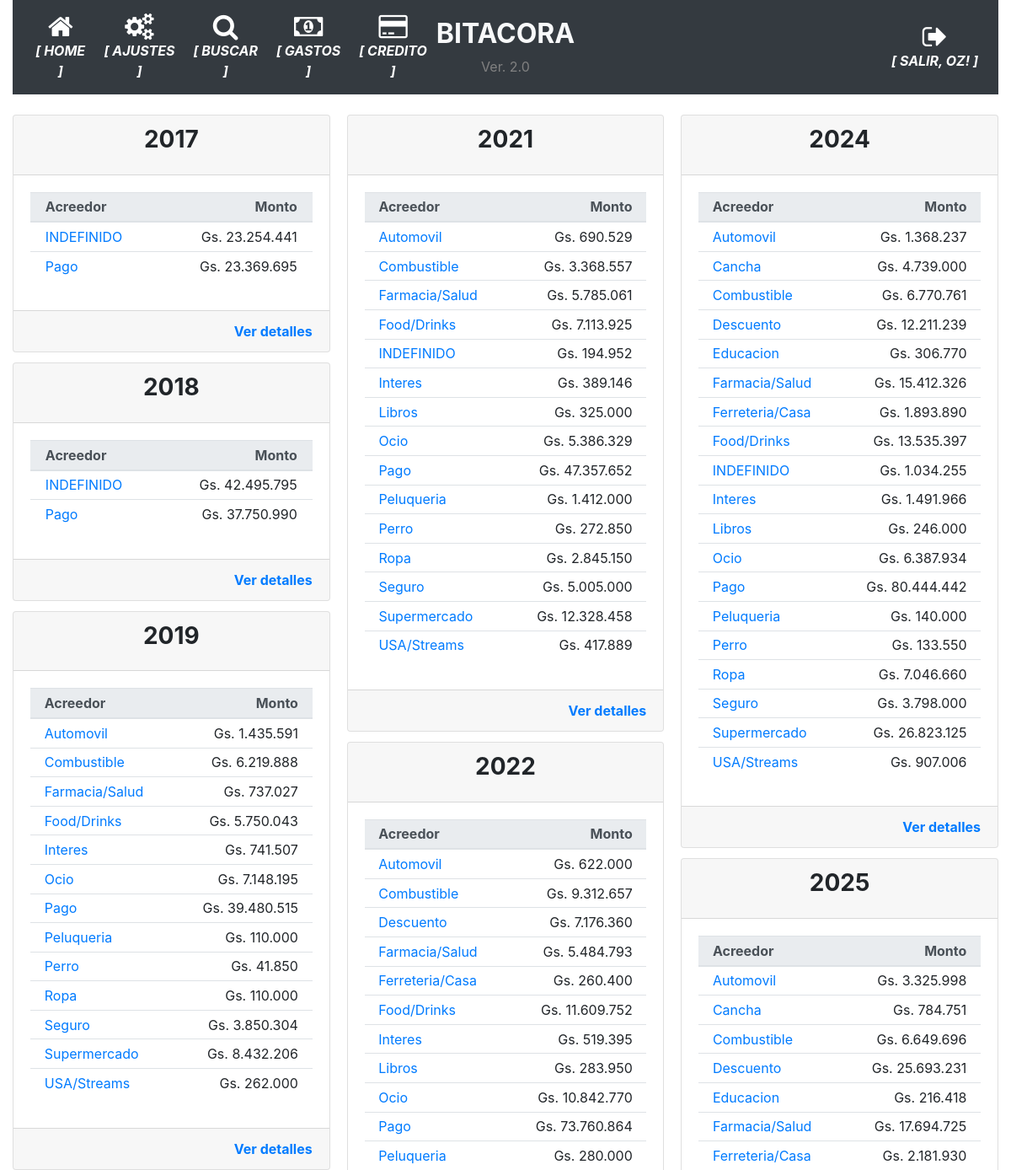
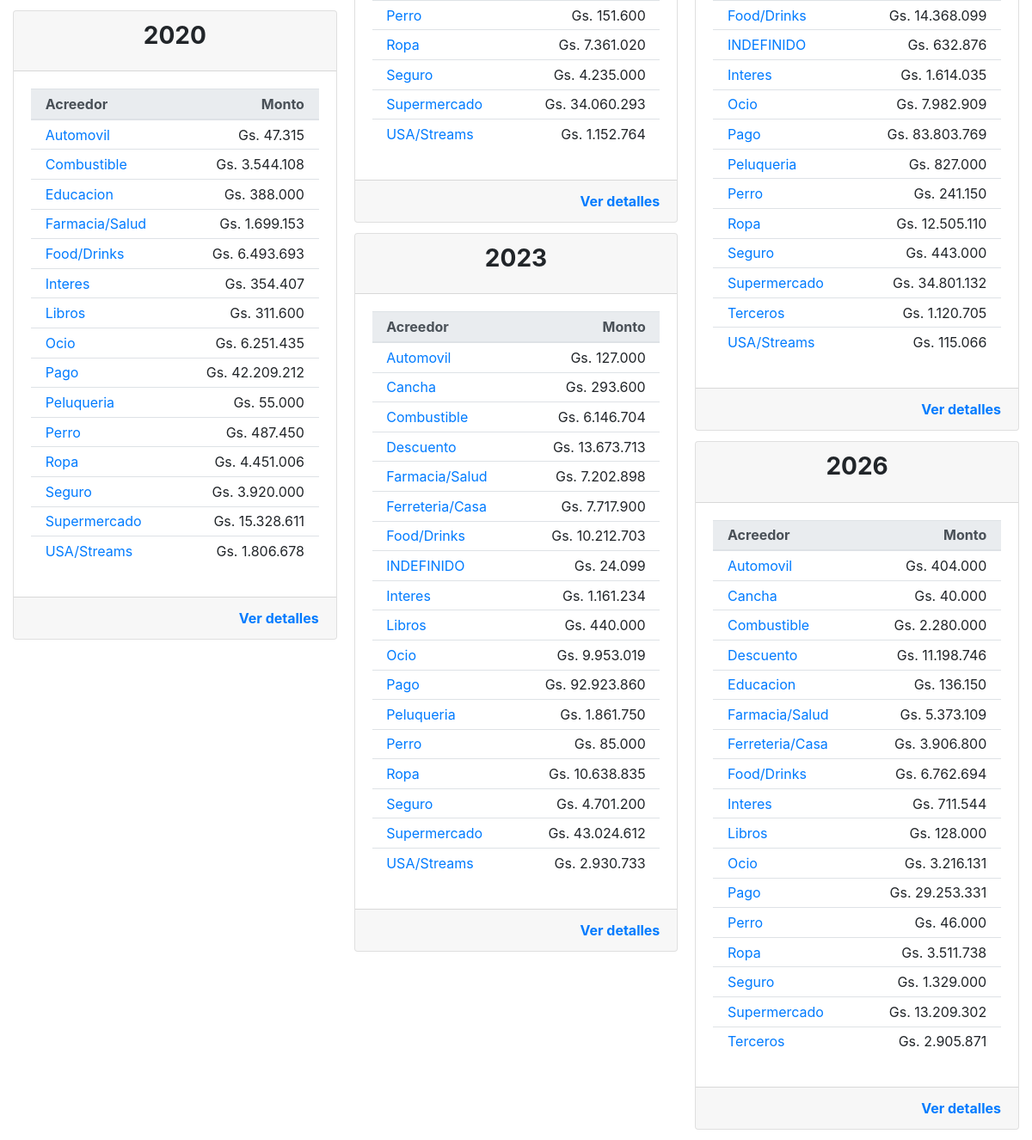
/historial_operacion (signed in), run on the app's committed database (2 pictures, top to bottom).
### app/models.py (models this page shows, shortened)
class User(UserMixin, db.Model):
    id = db.Column(db.Integer, primary_key=True)
    username = db.Column(db.String(64), index=True, unique=True)
    email = db.Column(db.String(120), index=True, unique=True)
    password_hash = db.Column(db.String(128))
    perfil = db.Column(db.String(128))

class TiposMovimiento(db.Model):
    __tablename__='tipos_movimiento'
    id = db.Column(db.Integer, primary_key=True)
    tipo = db.Column(db.String(100), nullable=False)

### app/routes.py (the view)
@app.route('/historial_operacion', methods=['GET', 'POST'])
@login_required
def historial_operacion():
    operaciones=[]
    for movimiento in db.session.query(func.strftime("%Y", Movimientos.fecha_operacion).label('fecha_operacion'), Movimientos.id_tipo_movimiento.label('id_tipo_movimiento'), TiposMovimiento.tipo.label('acreedor'), func.sum(Movimientos.monto_operacion).label('total')).join(TiposMovimiento).filter(Movimientos.id_tipo_movimiento==TiposMovimiento.id).group_by(func.strftime("%Y", Movimientos.fecha_operacion), Movimientos.id_tipo_movimiento, TiposMovimiento.tipo).order_by(TiposMovimiento.tipo).all():
        operaciones.append({'fecha_operacion':movimiento.fecha_operacion, 'id_tipo_movimiento': movimiento.id_tipo_movimiento, 'acreedor': movimiento.acreedor, 'total': movimiento.total})
    return render_template('historial_operaciones.html', operaciones=operaciones)

### app/models.py (called while the page is built)
@login.user_loader
def load_user(id):
    return User.query.get(int(id))

### app/templates/historial_operaciones.html
{% extends "base.html" %}
{% block main %}
<div class="card-columns">
    {% for fecha_operacion, detalle_gasto in operaciones | groupby('fecha_operacion') %}
    <div class="card card-responsive">
        <div class="card-header">
            <h3 class="card-title text-center"><strong>{{ fecha_operacion }}</strong></h3>
        </div>
        <div class="card-body">
            <table class="table table-sm">
                <thead class="thead-light">
                    <th></th>
                    <th>Acreedor</th>
                    <th class="card-text text-right">Monto</th>
                    <th></th>
                </thead>
                <tbody>
                    {% for gasto in detalle_gasto %}
                    <tr>
                        <td></td>
                        <td>
                            <a href="{{ url_for('operaciones_tipo', deudor=gasto.id_tipo_movimiento, fecha=fecha_operacion) }}">{{gasto.acreedor}}</a>
                        </td>
                        <td class="card-text text-right">{{ "Gs. {:,.0f}".format(gasto.total).replace(",", ".") }}</td>
                        <td></td>
                    </tr>
                    {% endfor %}
                </tbody>
            </table>
        </div>
        <div class="card-footer text-muted text-right">
            <a href="{{ url_for('historial_operacion_messanno', anno=fecha_operacion) }}" class="card-link"><strong>Ver detalles</strong></a>
        </div>
    </div>
    {% endfor %}
</div>
{% endblock %}

### app/templates/base.html (shortened to what this page needs)
<!doctype html>
<html lang="en">
  <head>
    <link rel="stylesheet" href="https://stackpath.bootstrapcdn.com/bootstrap/4.5.0/css/bootstrap.min.css"></link>
    <link rel="stylesheet" href="https://maxcdn.bootstrapcdn.com/font-awesome/4.4.0/css/font-awesome.min.css"></link>
  </head>
  <body>
    <div class="container-fluid">
      <nav class="navbar navbar-expand-md navbar-dark bg-dark">
        <div class="navbar-collapse collapse w-100 order-1 order-md-0 dual-collapse2">
            <ul class="navbar-nav mr-auto text-center">
              <li class="nav-item active">
                <a href="{{ url_for('index') }}" class="nav-link d-flex flex-column">
                <i class="fa fa-home fa-2x"></i>
                <span class="d-none d-sm-inline"><i><strong>[ HOME ]</strong></i></span></a>
              </li>
              <li class="nav-item active">
                <a href="{{ url_for('parametrico') }}" class="nav-link d-flex flex-column">
                <i class="fa fa-cogs fa-2x"></i>
                <span class="d-none d-sm-inline"><i><strong>[ AJUSTES ]</strong></i></span></a>
              </li>
              <li class="nav-item active">
                <a href="{{ url_for('busqueda') }}" class="nav-link d-flex flex-column">
                <i class="fa fa-search fa-2x"></i>
                <span class="d-none d-sm-inline"><i><strong>[ BUSCAR ]</strong></i></span></a>
              </li>
              <li class="nav-item active">
                <a href="{{ url_for('historico_gastos_detalle', periodo='') }}" class="nav-link d-flex flex-column">
                <i class="fa fa-money fa-2x"></i>
                <span class="d-none d-sm-inline"><i><strong>[ GASTOS ]</strong></i></span></a>
              </li>
              <li class="nav-item active">
                <a href="{{ url_for('movimientos_mes', mes='') }}" class="nav-link d-flex flex-column">
                <i class="fa fa-credit-card fa-2x"></i>
                <span class="d-none d-sm-inline"><i><strong>[ CREDITO ]</strong></i></span></a>
              </li>
            </ul>
        </div>
        <div class="mx-auto order-0 text-center">
            <h2 class="mx-auto text-light"><strong>BITACORA</strong></h2>
            <span style="color: grey">Ver. 2.0</span>
        </div>
        <div class="navbar-collapse collapse w-100 order-3 dual-collapse2">
            <ul class="navbar-nav ml-auto text-center">
              <li class="nav-item active">
                {% if current_user.is_anonymous %}
                  <a href="{{ url_for('logout') }}" class="nav-link d-flex flex-column">
                  <i class="fa fa-sign-in fa-2x"></i>
                  <span class="d-none d-sm-inline"><i><strong>[ ACCEDER ]</strong></i></span></a>
                {% else %}
                  <a href="{{ url_for('logout') }}" class="nav-link d-flex flex-column">
                  <i class="fa fa-sign-out fa-2x"></i>
                  <span class="d-none d-sm-inline"><i><strong>[ SALIR, {{ current_user.username | upper }}! ]</strong></i></span></a>
                {% endif %}
              </li>
            </ul>
        </div>
    </nav>
    <br>
      <div>
        {% block main %}{% endblock %}
      </div>
    </div>
  </body>
</html>

### data on the page
User: username "OZ"
TiposMovimiento: acreedor "INDEFINIDO", total "Gs. 23.254.441", total "Gs. 42.495.795", total "Gs. 194.952", total "Gs. 24.099", total "Gs. 1.034.255", total "Gs. 632.876"
TiposMovimiento: acreedor "Pago", total "Gs. 23.369.695", total "Gs. 37.750.990", total "Gs. 39.480.515", total "Gs. 42.209.212", total "Gs. 47.357.652", total "Gs. 73.760.864", total "Gs. 92.923.860", total "Gs. 80.444.442", total "Gs. 83.803.769", total "Gs. 29.253.331"
TiposMovimiento: acreedor "Automovil", total "Gs. 1.435.591", total "Gs. 47.315", total "Gs. 690.529", total "Gs. 622.000", total "Gs. 127.000", total "Gs. 1.368.237", total "Gs. 3.325.998", total "Gs. 404.000"
TiposMovimiento: acreedor "Combustible", total "Gs. 6.219.888", total "Gs. 3.544.108", total "Gs. 3.368.557", total "Gs. 9.312.657", total "Gs. 6.146.704", total "Gs. 6.770.761", total "Gs. 6.649.696", total "Gs. 2.280.000"
TiposMovimiento: acreedor "Farmacia/Salud", total "Gs. 737.027", total "Gs. 1.699.153", total "Gs. 5.785.061", total "Gs. 5.484.793", total "Gs. 7.202.898", total "Gs. 15.412.326", total "Gs. 17.694.725", total "Gs. 5.373.109"
TiposMovimiento: acreedor "Food/Drinks", total "Gs. 5.750.043", total "Gs. 6.493.693", total "Gs. 7.113.925", total "Gs. 11.609.752", total "Gs. 10.212.703", total "Gs. 13.535.397", total "Gs. 14.368.099", total "Gs. 6.762.694"
TiposMovimiento: acreedor "Interes", total "Gs. 741.507", total "Gs. 354.407", total "Gs. 389.146", total "Gs. 519.395", total "Gs. 1.161.234", total "Gs. 1.491.966", total "Gs. 1.614.035", total "Gs. 711.544"
TiposMovimiento: acreedor "Ocio", total "Gs. 7.148.195", total "Gs. 6.251.435", total "Gs. 5.386.329", total "Gs. 10.842.770", total "Gs. 9.953.019", total "Gs. 6.387.934", total "Gs. 7.982.909", total "Gs. 3.216.131"
TiposMovimiento: acreedor "Peluqueria", total "Gs. 110.000", total "Gs. 55.000", total "Gs. 1.412.000", total "Gs. 280.000", total "Gs. 1.861.750", total "Gs. 140.000", total "Gs. 827.000"
TiposMovimiento: acreedor "Perro", total "Gs. 41.850", total "Gs. 487.450", total "Gs. 272.850", total "Gs. 151.600", total "Gs. 85.000", total "Gs. 133.550", total "Gs. 241.150", total "Gs. 46.000"
TiposMovimiento: acreedor "Ropa", total "Gs. 110.000", total "Gs. 4.451.006", total "Gs. 2.845.150", total "Gs. 7.361.020", total "Gs. 10.638.835", total "Gs. 7.046.660", total "Gs. 12.505.110", total "Gs. 3.511.738"
TiposMovimiento: acreedor "Seguro", total "Gs. 3.850.304", total "Gs. 3.920.000", total "Gs. 5.005.000", total "Gs. 4.235.000", total "Gs. 4.701.200", total "Gs. 3.798.000", total "Gs. 443.000", total "Gs. 1.329.000"
TiposMovimiento: acreedor "Supermercado", total "Gs. 8.432.206", total "Gs. 15.328.611", total "Gs. 12.328.458", total "Gs. 34.060.293", total "Gs. 43.024.612", total "Gs. 26.823.125", total "Gs. 34.801.132", total "Gs. 13.209.302"
TiposMovimiento: acreedor "USA/Streams", total "Gs. 262.000", total "Gs. 1.806.678", total "Gs. 417.889", total "Gs. 1.152.764", total "Gs. 2.930.733", total "Gs. 907.006", total "Gs. 115.066"
TiposMovimiento: acreedor "Educacion", total "Gs. 388.000", total "Gs. 306.770", total "Gs. 216.418", total "Gs. 136.150"
TiposMovimiento: acreedor "Libros", total "Gs. 311.600", total "Gs. 325.000", total "Gs. 283.950", total "Gs. 440.000", total "Gs. 246.000", total "Gs. 128.000"
TiposMovimiento: acreedor "Descuento", total "Gs. 7.176.360", total "Gs. 13.673.713", total "Gs. 12.211.239", total "Gs. 25.693.231", total "Gs. 11.198.746"
TiposMovimiento: acreedor "Ferreteria/Casa", total "Gs. 260.400", total "Gs. 7.717.900", total "Gs. 1.893.890", total "Gs. 2.181.930", total "Gs. 3.906.800"
TiposMovimiento: acreedor "Cancha", total "Gs. 293.600", total "Gs. 4.739.000", total "Gs. 784.751", total "Gs. 40.000"
TiposMovimiento: acreedor "Terceros", total "Gs. 1.120.705", total "Gs. 2.905.871"

### other printed values
{{ fecha_operacion }} "2017" "2018" "2019" "2020" "2021" "2022" "2023" "2024" "2025" "2026"
